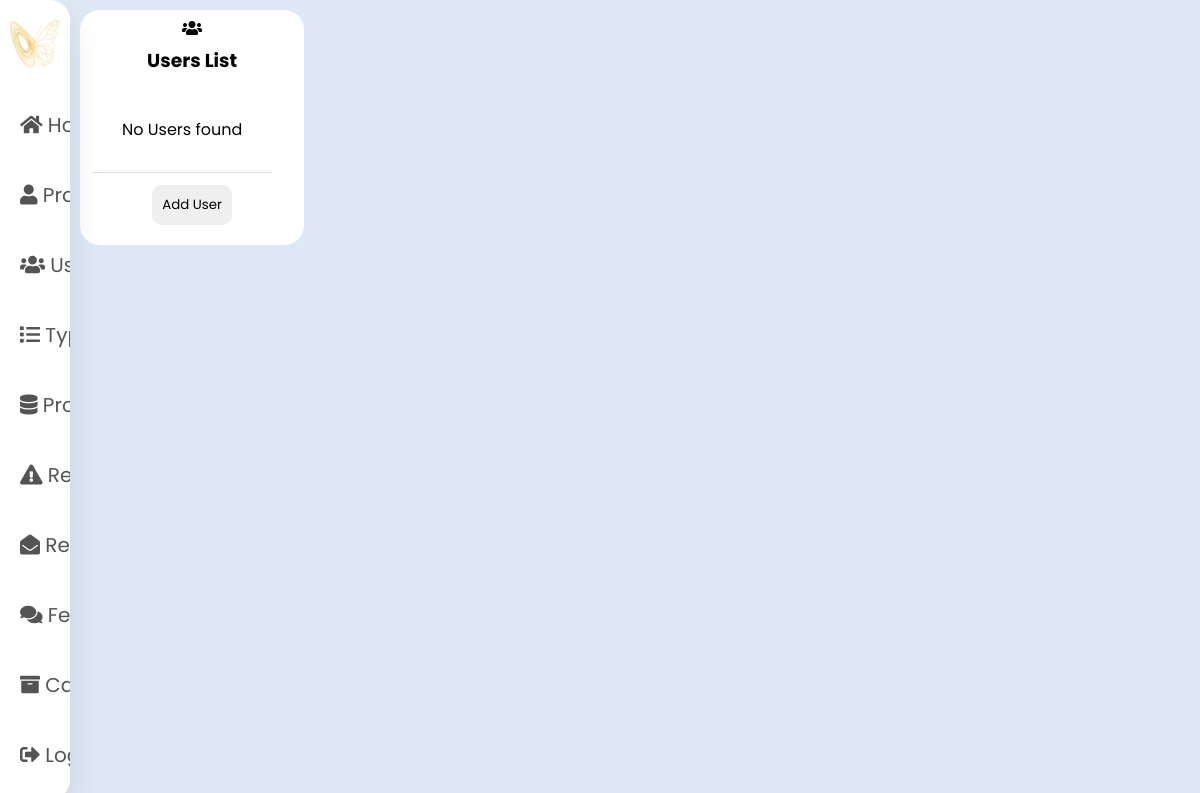
Page /view/User/dashboard_user.php on the earlier database version.
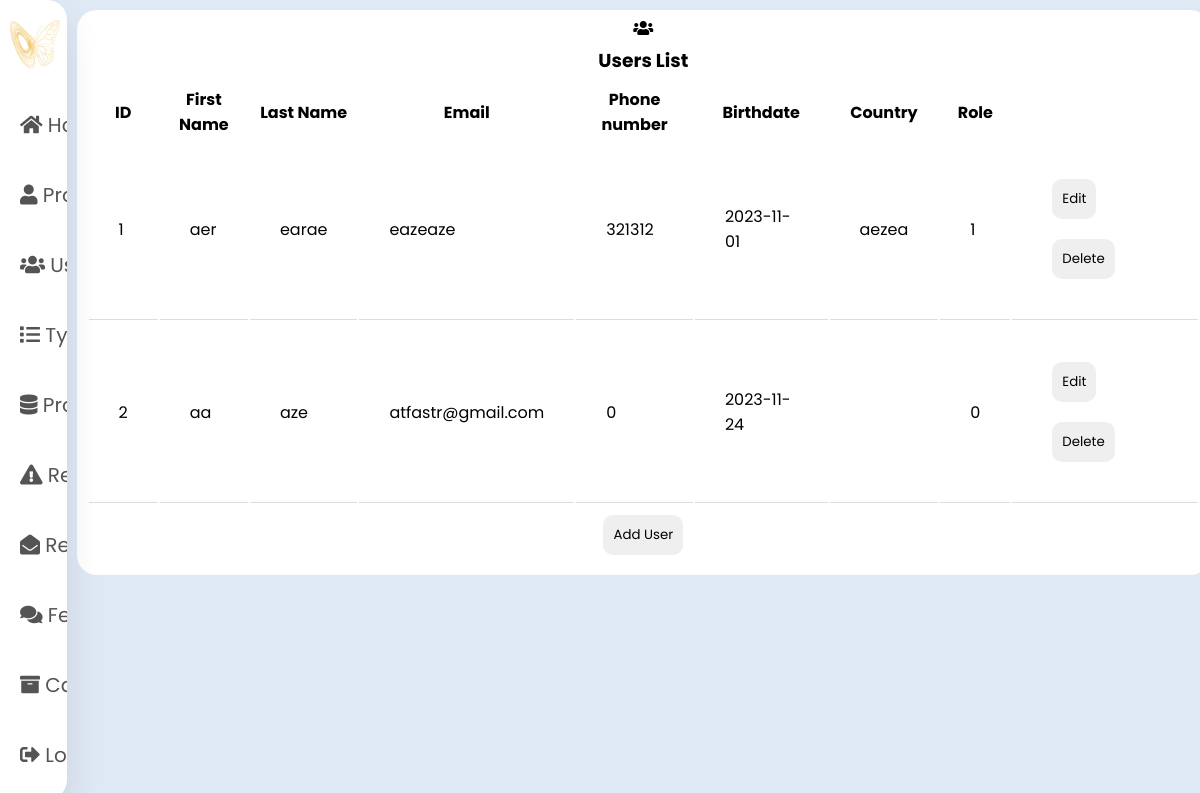
Same page on the later database version.
### tables this page shows
CREATE TABLE `user` (
  `ID_USER` int(11) NOT NULL,
  `First_Name` varchar(20) NOT NULL,
  `Last_Name` varchar(20) NOT NULL,
  `Password` varchar(20) NOT NULL,
  `Phone_number` int(8) NOT NULL,
  `Birthdate` date NOT NULL,
  `Country` varchar(20) NOT NULL,
  `Email` varchar(20) NOT NULL,
  `Role` int(11) NOT NULL
);

### controller/User/user.php (called while the page is built, shortened)
<?php
class UserCRUD
{
    public function getAllUsers()
    {
        $cnx = Config::getConnexion();
        $select = $cnx->prepare("SELECT * FROM user");
        $select->execute();
        $users = $select->fetchAll(PDO::FETCH_ASSOC);
        return $users;
    }
}

### view/User/dashboard_user.php (the view, shortened to what this page needs)
<?php
require_once "../../controller/User/user.php";
?>
<span style="font-family: verdana, geneva, sans-serif;">
    <!DOCTYPE html>
    <html lang="en">
    <head>
        <link rel="stylesheet" href="../dashboard.css" />
        <link rel="stylesheet" href="https://cdnjs.cloudflare.com/ajax/libs/font-awesome/5.15.4/css/all.min.css" />
    </head>
    <body>
        <div class="container">
            <nav class="navbar">
                <ul>
                    <li>
                        <a href="../index.html" class="logo">
                            <img src="../../assets/images/logo.png" alt="">
                        </a>
                    </li>
                    <li><a href="../index.html">
                            <i class="fas fa-home"></i>
                        </a></li>
                    <li><a href="">
                            <i class="fas fa-user"></i>
                        </a></li>
                    <li><a href="dashboard_user.php">
                            <i class="fas fa-users"></i>
                        </a></li>
                        <li><a href="../Type/dashboard_type.php">
                        <i class="fa fa-list"></i>
                    </a></li>
                <li><a href="../Project/dashboard_project.php">
                        <i class="fa fa-database"></i>
                    </a></li>
                <li><a href="../Reclamation/dashboard_reclamation.php">
                        <i class="fa fa-exclamation-triangle"></i>
                    </a></li>
                <li><a href="../Reponse/dashboard_reponse.php">
                        <i class="fa fa-envelope-open"></i>
                    </a></li>
                <li><a href="#">
                        <i class="fa fa-comments"></i>
                    </a></li>
                <li><a href="../Category/dashboard_category.php">
                        <i class="fa fa-archive"></i>
                    </a></li>
                <li><a href="#" class="logout">
                        <i class="fas fa-sign-out-alt"></i>
                    </a></li>
            </ul>
            </nav>
            <section class="main">
                <div class="users">
                    <div class="card">
                        <i class="fas fa-users"></i>
                        <h3>Users list</h3>
                        <table class="table table-bordered">
                            <?php
                            $user = new UserCRUD();
                            $users = $user->getAllUsers();
                            if (!empty($users)) {
                                echo "<tr><th>ID</th><th>First Name</th><th>Last Name</th><th>Email</th><th>Phone number</th><th>Birthdate</th><th>Country</th><th>Role</th></tr>";
                                foreach ($users as $user) {
                                    echo "<tr>";
                                    echo "<td>" . htmlspecialchars($user['ID_USER']) . "</td>";
                                    echo "<td>" . htmlspecialchars($user['First_Name']) . "</td>";
                                    echo "<td>" . htmlspecialchars($user['Last_Name']) . "</td>";
                                    echo "<td>" . htmlspecialchars($user['Email']) . "</td>";
                                    echo "<td>" . htmlspecialchars($user['Phone_number']) . "</td>";
                                    echo "<td>" . htmlspecialchars($user['Birthdate']) . "</td>";
                                    echo "<td>" . htmlspecialchars($user['Country']) . "</td>";
                                    echo "<td>" . htmlspecialchars($user['Role']) . "</td>";
                                    echo "<td>";
                                    echo "<button onclick='openEditUserModal(\"{$user['ID_USER']}\", \"{$user['First_Name']}\", \"{$user['Last_Name']}\", \"{$user['Email']}\", \"{$user['Phone_number']}\", \"{$user['Password']}\", \"{$user['Birthdate']}\", \"{$user['Country']}\", \"{$user['Role']}\")'>Edit</button>";
                                    echo "<button onclick='deleteUser(\"{$user['ID_USER']}\")'>Delete</button>";
                                    echo "</td>";
                                    echo "</tr>";
                                }
                            } else {
                                echo "<tr><td colspan='4'>No Users found </td></tr>";
                            }
                            ?>
                        </table>
                        <button onclick="openAddUserModal()">Add User</button>
                    </div>
                </div>
            </section>
    </body>
    </html>
</span>

Differences in the rows shown:
added user: ID_USER "1", First_Name "aer", Last_Name "earae", Email "eazeaze", Phone_number "321312", Birthdate "2023-11-01", Country "aezea", Role "1"
added user: ID_USER "2", First_Name "aa", Last_Name "aze", Email "atfastr@gmail.com", Phone_number "0", Birthdate "2023-11-24", Role "0"
Other differences:
text no longer shown: "No Users found"
text now shown: "ID First Name Last Name Email Phone number Birthdate Country Role"
